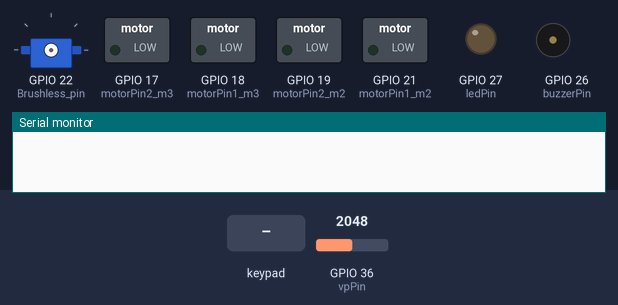
Simulated run of this sketch. Board: ESP32. Shown: servo, switched loads named in the sketch (green lamp = pin HIGH), output pins drawn as LEDs (lit = HIGH), buzzer (waves = sounding), the last lines printed to the serial monitor. The inputs (shaded band) are chosen by the test bench; at power-on: GPIO 36 (vpPin) = 2048. Nothing arrives over Bluetooth unless stated.

Above: at 0.0 s.
At 10.8 s:
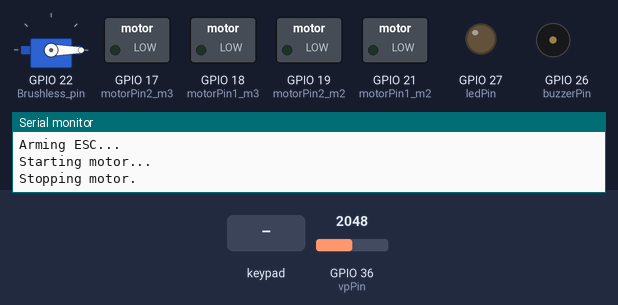
10.9 s: key 'O' pressed
At 11.4 s:
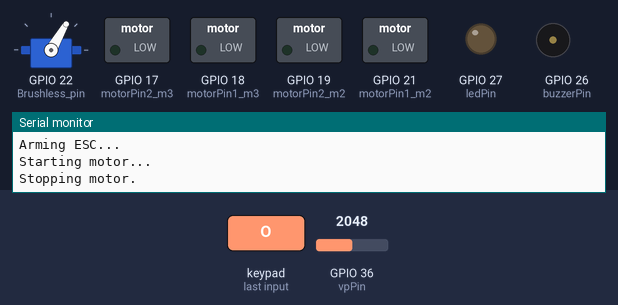
Timing chart, 0 to 15.3 s (numbered marks = the images above; inputs shaded):
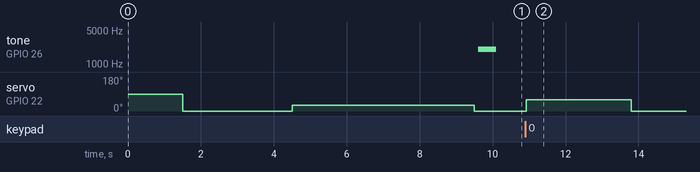

The sketch:

Test_initialize_brushless.ino
```cpp
//#include "driver/ledc.h"
#include <Ps3Controller.h>
#include <ESP32Servo.h> // ESP32Servo library installed by Library Manager
int Brushless_pin = 22;
Servo ESC;

// setting PWM properties
const int freq = 20000;
const int resolution = 8;
int motorSpeed = 0;

// Joysticks
int leftY;
int rightx;

// Pin definitions
const int buzzerPin = 26; // Pin where the buzzer is connected
const int ledPin = 27;   // Pin where the LED is connected

//const int motorPin1_m1 = 23; // Weapon
//const int motorPin2_m1 = 22; // Weapon

const int motorPin1_m2 = 21;
const int motorPin2_m2 = 19;

const int motorPin1_m3 = 18;
const int motorPin2_m3 = 17;

// Voltage divider
float voltage;
float R1 = 56000;
float R2 = 18000;
float tune_A = 1.009; // Tuning parameter
const int vpPin = 36;  // ADC pin

// voltage under 11.7
unsigned long voltageDropStartTime = 0;  // Stores the time when voltage first drops below 11.7V
bool voltageBelowThreshold = false;

const int buzzerFrequency = 2000; // Frequency in Hz
const int buzzerDuration = 500;   // Duration in ms
// Callback Function
void notify() {
   // Get Joystick value

  leftY  = (Ps3.data.analog.stick.ly);
  rightx = (Ps3.data.analog.stick.rx);

// take away mapping to just reading and change 80->40 and minus to plus
// Map the values from -128 to 128 into the range of 0 to 255
  int mappedLeftY  = map(leftY, -128, 128, 257, -257);
  int mappedRightx = map(rightx, -128, 128, 257, -257);
  mappedLeftY  = constrain(mappedLeftY, -255, 255);
  mappedRightx = constrain(mappedRightx, -255, 255);

  /*
  Serial.print(" - leftY = ");
  Serial.println(mappedLeftY);
  Serial.print(" - right = ");
  Serial.println(mappedRightx);
*/


if (mappedLeftY > 80) {
  digitalWrite(motorPin1_m2, LOW);
  digitalWrite(motorPin2_m2, HIGH);

  digitalWrite(motorPin2_m3, LOW);
  digitalWrite(motorPin1_m3, HIGH);


} else if (mappedLeftY < -80) {
  digitalWrite(motorPin2_m2, LOW);
  digitalWrite(motorPin1_m2, HIGH);

  digitalWrite(motorPin1_m3, LOW);
  digitalWrite(motorPin2_m3, HIGH);

}

if (mappedRightx > 80) {
  digitalWrite(motorPin2_m2, LOW);
  digitalWrite(motorPin1_m2, HIGH);

  digitalWrite(motorPin2_m3, LOW);
  digitalWrite(motorPin1_m3, HIGH);

} else if (mappedRightx < -80) {
  digitalWrite(motorPin1_m2, LOW);
  digitalWrite(motorPin2_m2, HIGH);

  digitalWrite(motorPin1_m3, LOW);
  digitalWrite(motorPin2_m3, HIGH);
}

// Add this block to stop all motors if both joystick values are within the neutral range
if (mappedLeftY >= -80 && mappedLeftY <= 80 && mappedRightx >= -80 && mappedRightx <= 80) {
  // Stop motor m2
  digitalWrite(motorPin1_m2, LOW);
  digitalWrite(motorPin2_m2, LOW);
  // Stop motor m3
  digitalWrite(motorPin1_m3, LOW);
  digitalWrite(motorPin2_m3, LOW);
}


//////////////////////// WEAPON ///////////////////////////
// Weapon start
    if (Ps3.event.button_down.cross) {
     motorSpeed = 100;
     ESC.write(motorSpeed);
     //weapon_PWM = motorSpeed; //wifi

  }
// Weapon start max
    if (Ps3.event.button_down.circle) { // spinning upwards
    motorSpeed = 60;
    ESC.write(motorSpeed);
    //Serial.println("CROSS pressed");
    //ledcWrite(motorPin1_m1, 0); // Set direction
    //ledcWrite(motorPin2_m1, motorSpeed);
    //weapon_PWM = motorSpeed; //wifi
  }

// Weapon stop
  if (Ps3.event.button_down.square) {
   // Serial.println("square pressed");
    motorSpeed = 0;
    ESC.write(motorSpeed);
    //weapon_PWM = motorSpeed; //wifi
  }
// Weapon stop
  if (Ps3.event.button_down.triangle) {
    motorSpeed = 0;
    ESC.write(motorSpeed);
    //ledcWrite(motorPin1_m1, 0);  // Stop motor by setting both pins to LOW
    //ledcWrite(motorPin2_m1, 0); // turn off
    //weapon_PWM = motorSpeed; //wifi
  }
////////////////////////WEAPON


}

// On Connection function
void onConnect() { // fjerne?
}


void setup() {
  // Initialize serial and wait for port to open:
  Serial.begin(115200);
  // This delay gives the chance to wait for a Serial Monitor without blocking if none is found
  delay(1500);
/*
  // Defined in thingProperties.h
  initProperties();

  // Connect to Arduino IoT Cloud
  ArduinoCloud.begin(ArduinoIoTPreferredConnection);
  delay(100);

  setDebugMessageLevel(2);
  ArduinoCloud.printDebugInfo();
  delay(300);
*/

  // Define Callback Function
  Ps3.attach(notify);
  // Define On Connection Function
  Ps3.attachOnConnect(onConnect);
  // Emulate console as specific MAC address (change as required)
  Ps3.begin("00:00:00:00:00:00");

  // Initialize the pins
  pinMode(buzzerPin, OUTPUT);
  pinMode(ledPin, OUTPUT);
  //pinMode(motorPin1_m1, OUTPUT);
  //pinMode(motorPin2_m1, OUTPUT);
  pinMode(motorPin1_m2, OUTPUT);
  pinMode(motorPin2_m2, OUTPUT);
  pinMode(motorPin1_m3, OUTPUT);
  pinMode(motorPin2_m3, OUTPUT);
  pinMode(vpPin, INPUT);     // Set the VP pin as an input


  //ledcAttach(motorPin2_m1, freq, resolution);  // Initialize PWM channel to weapon
  //ledcAttach(motorPin1_m1, freq, resolution);  // Initialize PWM channel to weapon
  //ledcAttachPin(motorPin2_m1, 0);
  //ledcSetup(0, freq, resolution);
    ESC.attach(Brushless_pin, 1000, 2000);  // Attach with pulse width for ESC range

    Serial.println("Arming ESC...");
    ESC.write(0);     // Set throttle to zero
    delay(3000);      // Wait for ESC arming beep

    Serial.println("Starting motor...");
    ESC.write(30);    // Set a mid-throttle position
    delay(5000);      // Keep motor running for observation

    ESC.write(0);     // Stop motor
    Serial.println("Stopping motor.");

    delay(100);
    tone(buzzerPin, buzzerFrequency, buzzerDuration);

}

void loop() {
  //ArduinoCloud.update();
  if (!Ps3.isConnected())
    return;
  delay(200); // wass 2000
  // Your code here
 /// STOP EVRERYTHING WHEN BATTERY UNDER 11.7V /// /// ///
  voltage = analogRead(vpPin) * tune_A * (3.3/4095.0) *((R1+R2)/R2);

  if (voltage < 11.7) {
    if (!voltageBelowThreshold) {
      // Start the timer if this is the first time voltage drops below the threshold
      voltageDropStartTime = millis();
      voltageBelowThreshold = true;
    }

    // Check if voltage has been below threshold for 2 seconds
    if (millis() - voltageDropStartTime >= 4000) {
      // Stop motors if the voltage has been below 11.7V for at least 2 seconds
     // ledcWrite(motorPin2_m1, 0); // Stop weapon
     // ledcWrite(motorPin1_m1, 0);
      ESC.write(0);     // Set throttle to zero

      digitalWrite(motorPin1_m2, LOW); // Stop motor 2
      digitalWrite(motorPin2_m2, LOW);

      digitalWrite(motorPin1_m3, LOW); // Stop motor 3
      digitalWrite(motorPin2_m3, LOW);
    }
  } else {
    // Reset the timer and flag if voltage goes above 11.7V
    voltageBelowThreshold = false;
  }


  /// STOP EVRERYTHING WHEN BATTERY UNDER 11.7V /// /// ///

  //voltage_12V_Battery = voltage; // wifi
  //Serial.println(voltage); // uncomment!

}
```

Measured:
- after the input at 10.9 s, servo on GPIO 22 (Brushless_pin): 0° → 60° at once, → 0° 2.9 s later
